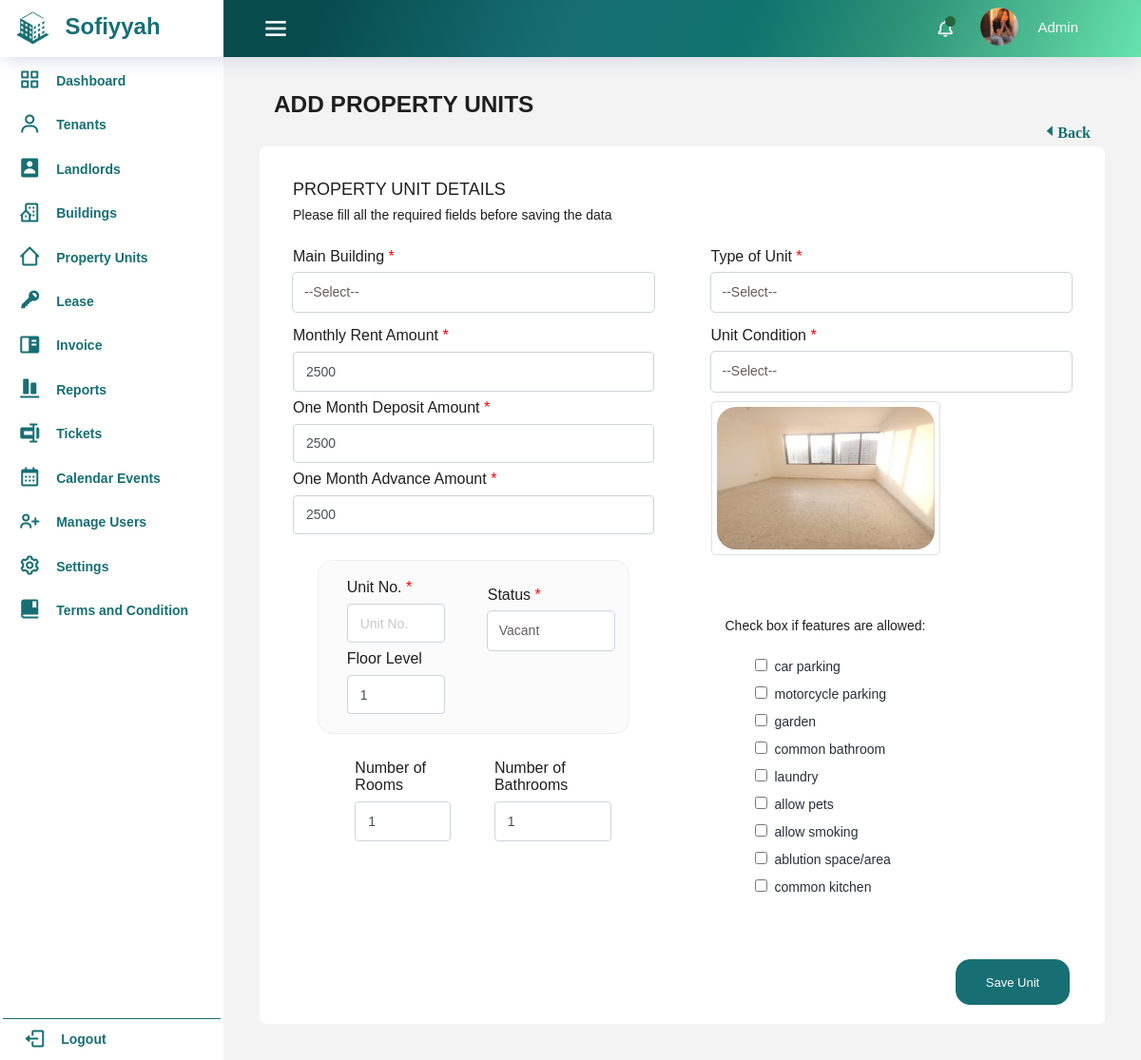
Screenshot of /property_units/add_property_units.php (signed in) with the database file from the repository.
### tables this page shows
CREATE TABLE IF NOT EXISTS `unit_condition` (
  `id` int(11) NOT NULL,
  `condition_name` varchar(50) NOT NULL,
  `unit_type_picture` varchar(255) NOT NULL,
  PRIMARY KEY (`id`)
);

CREATE TABLE IF NOT EXISTS `features` (
  `id` int(11) NOT NULL AUTO_INCREMENT,
  `feature_name` varchar(255) NOT NULL,
  PRIMARY KEY (`id`)
);

### classes/reference.class.php (called while the page is built, shortened)
<?php
require_once 'database.php';
class Reference{
    protected $db;
    function __construct()
    {
        $this->db = new Database();
    }
  function get_unit_con(){
    $sql = "SELECT * FROM unit_condition;";
    $query=$this->db->connect()->prepare($sql);
    if($query->execute()){
        $data = $query->fetchAll();
    }
    return $data;
  }
}

### classes/database.php (called while the page is built)
<?php
class Database{
    private $host = 'localhost';
    private $username = 'root';
    private $password = '';
    private $database = 'test';
    protected $connection;
    function connect(){
        try
			{
				$this->connection = new PDO("mysql:host=$this->host;dbname=$this->database",
											$this->username, $this->password);
			}
			catch (PDOException $e)
			{
				echo "Connection error " . $e->getMessage();
			}
        return $this->connection;
    }
}
?>

### property_units/add_property_units.php (the view, shortened to what this page needs)
<?php
  require_once '../includes/dbconfig.php';
  $property_units_obj = new Property_Units();
  require_once '../includes/header.php';
?>
<body>
<div class="container-scroller">
    <?php
      require_once '../includes/navbar.php';
    ?>
  <div class="container-fluid page-body-wrapper">
  <?php
      require_once '../includes/sidebar.php';
    ?>
  <div class="main-panel">
    <div class="content-wrapper">
      <div class="row">
        <div class="col-md-12 pb-2">
          <div class="col-12 col-xl-8 mb-4 mb-xl-0">
            <h3 class="font-weight-bold">ADD PROPERTY UNITS</h3>
          </div>
          <div class="add-page-container">
            <div class="col-md-2 d-flex justify-align-between float-right">
                <a href="property_units.php" class='bx bx-caret-left'>Back</a>
            </div>
          </div>
        </div>
      </div>
      <div class="card">
        <div class="card-body">
          <div class="row g-3">
            <div class="col-md-12">
              <div class="form-group-row">
                <div class="col">
                  <h4 class="table-title pt-3">PROPERTY UNIT DETAILS</h4>
                  <p class="table-title pb-3">Please fill all the required fields before saving the data</p>
                </div>
            </div>
            <form action="add_property_units.php" method="post" class="form-sample" id="add-property-units-form">
              <div class="row g-3">
                <div class="col-md-6">
                    <div class="form-group-row">
                        <div class="col">
                            <label for="main_property">Main Building</label><span class="req"> *</span>
                            <select class="form-control form-control-sm" placeholder="" id="main_property" name="main_property" required>
                                <option value="none">--Select--</option>
                                <?php
                                require_once '../classes/reference.class.php';
                                ?>
                            </select>
                        </div>
                    </div>
                </div>
                <div class="col-md-6">
                    <div class="form-group-row">
                        <div class="col">
                            <label for="unit_type">Type of Unit</label><span class="req"> *</span>
                            <select class="form-control form-control-sm" placeholder="" id="unit_type" name="unit_type" required>
                                <option value="none">--Select--</option>
                                <?php
                                require_once '../classes/reference.class.php';
                                ?>
                            </select>
                        </div>
                    </div>
                </div>
                <div class="col-md-6">
                  <div class="form-group-row">
                    <div class="col">
                      <label for="monthly_rent">Monthly Rent Amount</label><span class="req"> *</span>
                      <input class="form-control form-control-sm" placeholder="" type="number" id="monthly_rent" name="monthly_rent" required value="<?php echo isset($_POST['monthly_rent']) ? $_POST['monthly_rent'] : 2500; ?>">
                    </div>
                  </div>
                  <div class="form-group-row pt-2">
                    <div class="col">
                      <label for="one_month_deposit">One Month Deposit Amount</label><span class="req"> *</span>
                      <input type="number" class="form-control form-control-sm" id="one_month_deposit" placeholder="enter amount" name="one_month_deposit" value="<?php echo isset($_POST['one_month_deposit']) ? $_POST['one_month_deposit'] : 2500; ?>">
                    </div>
                  </div>
                  <div class="form-group-row pt-2">
                    <div class="col">
                      <label for="one_month_advance">One Month Advance Amount</label><span class="req"> *</span>
                      <input type="number" class="form-control form-control-sm" id="one_month_advance" placeholder="enter amount" name="one_month_advance" value="<?php echo isset($_POST['one_month_advance']) ? $_POST['one_month_advance'] : 2500; ?>">
                    </div>
                  </div>
                  <div class="pt-4">
                    <div class="card-d row g-3">
                      <div class="col-md-6">
                        <div class="form-group-row">
                          <div class="col-md-12">
                            <label for="unit_no">Unit No.</label><span class="req"> *</span>
                            <input class="form-control form-control-sm" placeholder="Unit No." type="text" id="unit_no" name="unit_no" required>
                          </div>
                        </div>
                        <div class="form-group-row pt-2">
                          <div class="col-md-12">
                            <label for="floor_level">Floor Level</label>
                            <input class="form-control form-control-sm" placeholder="Floor Level" type="number" id="floor_level" name="floor_level" min="1" max="100" value="<?php echo  isset($_POST['floor_level']) ? $_POST['floor_level'] : 1; ?>">
                          </div>
                        </div>
                      </div>
                      <div class="col-md-6">
                        <div class="row g-3">
                          <div class="form-group-row pt-2">
                            <div class="col-md-12">
                              <label for="status">Status</label><span class="req"> *</span>
                              <select class="form-control form-control-sm" id="status" name="status">
                                <option value="Vacant" selected>Vacant</option>
                              </select>
                            </div>
                          </div>
                        </div>
                      </div>
                    </div>
                  </div>
                  <div class="d-flex pt-3">
                    <div id="room_fields">
                      <div class="col-md-12">
                        <div class="form-group-row">
                          <div class="p-2">
                            <label for="num_rooms" class="">Number of Rooms</label>
                            <input type="number" class="form-control form-control-sm" id="num_rooms" name="num_rooms" min="1" max="100" value="<?php echo  isset($_POST['num_rooms']) ? $_POST['num_rooms'] : 1; ?>">
                          </div>
                        </div>
                      </div>
                    </div>
                    <div id="bathroom_fields">
                      <div class="col-md-12">
                        <div class="form-group-row">
                          <div class="p-2">
                            <label for="num_bathrooms" class="">Number of Bathrooms</label>
                            <input type="number" class="form-control form-control-sm" id="num_bathrooms" name="num_bathrooms" min="1" max="100" value="<?php echo  isset($_POST['num_bathrooms']) ? $_POST['num_bathrooms'] : 1; ?>">
                          </div>
                        </div>
                      </div>
                    </div>
                  </div>
                </div>
                <div class="col-md-6">
                    <div class="form-group-row">
                      <div class="col">
                        <label for="unit_condition">Unit Condition</label><span class="req"> *</span>
                        <select class="form-control form-control-sm" placeholder="" id="unit_condition" name="unit_condition" onchange="updateUnitTypePicture()">
                          <option value="none">--Select--</option>
                          <?php
                          require_once '../classes/reference.class.php';
                          $ref_obj = new Reference();
                          $ref = $ref_obj->get_unit_con();
                          ?>
                        </select>
                        <div class="image-container mb-3">
                        <img id="unit_type_picture" src="../img/unit_conditions/<?php echo isset($ref[0]['unit_type_picture']) && $ref[0]['unit_type_picture'] !== '' ? $ref[0]['unit_type_picture'] : 'default-image.png'; ?>" alt="Unit Condition Picture" height="150px" width="100%">
                        </div>
                      </div>
                    </div>
                    <div class="w-100 pt-5">
                      <div class="form-group-row">
                        <div class="col d-flex">
                          <div class="col-lg-12">
                            <p>Check box if features are allowed:</p>
                            <div class="p-3">
                              <?php
                                $result = mysqli_query($conn, "SELECT id, feature_name FROM features");
                                $selected_features = isset($property_units_obj->pu_features) ? json_decode($property_units_obj->pu_features) : array();
                                while ($row = mysqli_fetch_assoc($result)) {
                                  $checked = in_array($row['id'], $selected_features) ? "checked" : "";
                                  echo "<div class='col-sm-12 text-dark mb-1'>";
                                  echo "<input type='checkbox' class='checkmark req' id='feature" . $row['id'] . "' name='pu_features[]' value='" . $row['id'] . "' $checked>" . "<label class='pl-2 features'  for='feature" . $row['id'] . "'>" . $row['feature_name'] . "</label><br>";
                                  echo "</div>";
                                }
                              ?>
                            </div>
                          </div>
                        </div>
                      </div>
                    </div>
                  </div>
                </div>
              </div>
              <div class="pt-4">
                <input type="submit" class="btn btn-success btn-sm" value="Save Unit" name="save" id="save">
              </div>
          </div>
        </div>
    </div>
  </div>
</div>

### css/custom.css (style rules this page uses)
:root { --fs-7: 13.4px; --fs-8: 9.2px; --fw-300: 300; --fw-500: 500; --fw-600: 600; --fw-700: 700; }
img { vertical-align: middle; border-style: none; border-radius: 20px; object-fit: cover; }
.mb-4 { font-weight: bold; }
.bx.bx-caret-left { color: #176f73; font-size: 1rem; margin-left: auto; font-weight: bold; }
*, *::before, *::after { box-sizing: border-box; }
.add-page-container { margin-bottom: 1rem; }
input { box-shadow: 0px 4px 8px rgba(29, 65, 46, 0.2); }
.card-d { word-wrap: break-word; background-color: #b2b2b20d; border-radius: 1rem; margin: 3px auto 0px auto!important; padding-top: 3px; padding-bottom: 20px; width: 328px; border: 1px groove #0000000d; }
.d-flex.pt-3 { margin: 3px auto 0px auto!important; }
@media (min-width: 920px) { .d-flex.pt-3 { margin: 3px auto 0px auto!important; padding-right: 9%; padding-left: 9%; } }
@media (min-width: 1200px) { .d-flex.pt-3 { margin: 3px auto 0px auto!important; padding-right: 9%; padding-left: 14%; } }
.card { position: relative; display: flex; flex-direction: column; min-width: 0; word-wrap: break-word; background-color: #fff; background-clip: border-box; border: 1px solid rgba(0,0,0,.125); border-radius: 1rem; }
input#save { float: right; width: 7.5rem; height: 3rem; margin-right: 2rem; }
.image-container { display: inline-block; border: 1px solid #dee2e6; border-radius: 5px; padding: 5px; margin-top: 10px; }
.row>* { padding-left: calc(var(--bs-gutter-x) * .0); padding-right: calc(var(--bs-gutter-x) * .0); }
.req { color:red; }
:root { --fc-small-font-size: .85em!important; --fc-page-bg-color: #fff!important; --fc-neutral-bg-color: hsla(0,0%,82%,.3)!important; --fc-neutral-text-color: grey!important; --fc-border-color: #ddd!important; --fc-button-text-color: #fff!important; --fc-button-bg-color: #2c3e50!important; --fc-button-border-color: #879baf6b!important; --fc-button-hover-bg-color: #2d6465!important; --fc-button-hover-border-color: #2d6465!important; --fc-button-active-bg-color: #115845e8!important; --fc-button-active-border-color: #115845e8!important; --fc-event-bg-color: #c3d837!important; --fc-event-border-color: #c3d837!important; --fc-event-text-color: #01105d!important; --fc-event-selected-overlay-color: rgba(0, 0, 0, 0.4)!important; --fc-more-link-bg-color: #d0d0d0!important; --fc-more-link-text-color: inherit!important; --fc-event-resizer-thickness: 8px!important; --fc-event-resizer-dot-total-width: 8px!important; --fc-event-resizer-dot-border-width: 1px!important; --fc-non-business-color: hsla(0,0%,84%,.3)!important; --fc-bg-event-color: #8be347!important; --fc-bg-event-opacity: 0.3!important; --fc-highlight-color: rgba(168, 232, 245, 0.3)!important; --fc-today-bg-color: rgb(46 112 179 / 10%)!important; --fc-now-indicator-color: red; }
@media (min-width: 999px) { .features { width: 160px!important; font-size: 14px!important; padding-left: 2px!important; } }

### rows the page displays
unit_condition: unit_type_picture (picture)
features: feature_name "car parking"
features: feature_name "motorcycle parking"
features: feature_name "garden"
features: feature_name "common bathroom"
features: feature_name "laundry"
features: feature_name "allow pets"
features: feature_name "allow smoking"
features: feature_name "ablution space/area"
features: feature_name "common kitchen"

### other values shown
$_SESSION['username'] "Admin"
